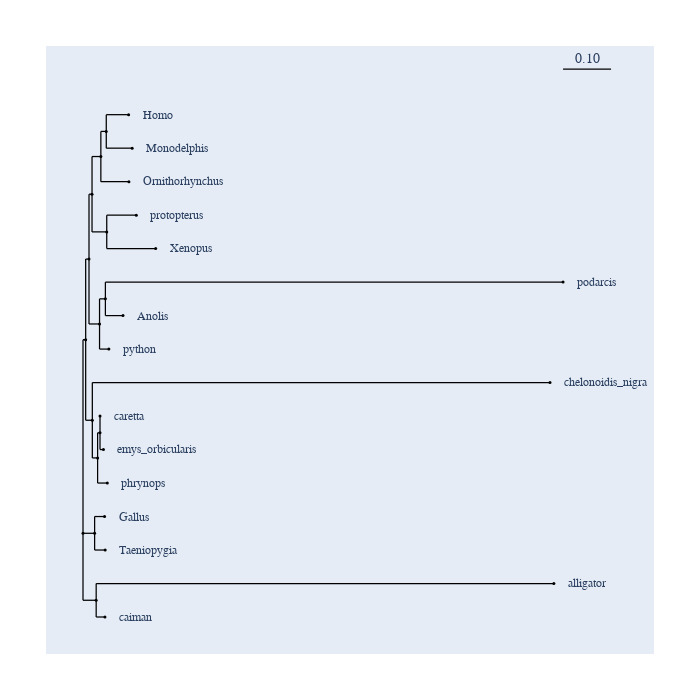

The cell this chart's notebook holds for it:
### Code cell
#after correcting to Kimura distance, construct fraction difference tree
tree_frac_diff_turtle = nj_Kimura_corr_frac(aa_pair_distance_turtle)

fig_frac_diff_turtle = tree_frac_diff_turtle.get_figure(width=700, height=700)
fig_frac_diff_turtle.scale_bar = "top right"
fig_frac_diff_turtle.show()

### Figure 1 — Plotly figure (JSON) as saved in the notebook; plotly's stock layout.template omitted (floating-point values rounded to 4 significant figures; data arrays with more than 128 entries replaced by an {"elided": "..."} marker saying what was removed)
{"data": [{"line": {"color": "black", "shape": "spline", "smoothing": 1.3, "width": 1.25}, "mode": "lines", "showlegend": false, "type": "scatter", "x": {"elided": "176 float values"}, "y": {"elided": "176 float values"}}, {"hoverinfo": "text", "marker": {"color": "black", "size": 3, "symbol": "circle"}, "mode": "markers", "showlegend": false, "text": ["root", "edge.10", "edge.6", "edge.5", "edge.3", "edge.2", "Homo", "Monodelphis", "Ornithorhynchus", "edge.4", "protopterus", "Xenopus", "edge.1", "edge.0", "podarcis", "Anolis", "python", "edge.9", "chelonoidis_nigra", "edge.8", "edge.7", "caretta", "emys_orbicularis", "phrynops", "edge.12", "Gallus", "Taeniopygia", "edge.11", "alligator", "caiman"], "type": "scatter", "x": [0, 0.005826, 0.01311, 0.01973, 0.03901, 0.05085, 0.09969, 0.1074, 0.1004, 0.05186, 0.1165, 0.1588, 0.03614, 0.04892, 1.049, 0.08733, 0.05648, 0.02039, 1.02, 0.03189, 0.03714, 0.03721, 0.0447, 0.05313, 0.02538, 0.04712, 0.04844, 0.02881, 1.029, 0.04798], "y": [-6.5, 1.016, 4.144, 6.662, 8.125, 9.1, 9.75, 8.45, 7.15, 5.2, 5.85, 4.55, 1.625, 2.6, 3.25, 1.95, 0.65, -2.113, -0.65, -3.575, -2.6, -1.95, -3.25, -4.55, -6.5, -5.85, -7.15, -9.1, -8.45, -9.75]}], "layout": {"annotations": [{"font": {"family": "Inconsolata, monospace", "size": 12}, "showarrow": false, "text": "Homo", "textangle": 0, "x": 0.1259, "xanchor": "left", "xref": "x", "y": 9.75, "yref": "y"}, {"font": {"family": "Inconsolata, monospace", "size": 12}, "showarrow": false, "text": "Monodelphis", "textangle": 0, "x": 0.1336, "xanchor": "left", "xref": "x", "y": 8.45, "yref": "y"}, {"font": {"family": "Inconsolata, monospace", "size": 12}, "showarrow": false, "text": "Ornithorhynchus", "textangle": 0, "x": 0.1266, "xanchor": "left", "xref": "x", "y": 7.15, "yref": "y"}, {"font": {"family": "Inconsolata, monospace", "size": 12}, "showarrow": false, "text": "protopterus", "textangle": 0, "x": 0.1427, "xanchor": "left", "xref": "x", "y": 5.85, "yref": "y"}, {"font": {"family": "Inconsolata, monospace", "size": 12}, "showarrow": false, "text": "Xenopus", "textangle": 0, "x": 0.185, "xanchor": "left", "xref": "x", "y": 4.55, "yref": "y"}, {"font": {"family": "Inconsolata, monospace", "size": 12}, "showarrow": false, "text": "podarcis", "textangle": 0, "x": 1.075, "xanchor": "left", "xref": "x", "y": 3.25, "yref": "y"}, {"font": {"family": "Inconsolata, monospace", "size": 12}, "showarrow": false, "text": "Anolis", "textangle": 0, "x": 0.1136, "xanchor": "left", "xref": "x", "y": 1.95, "yref": "y"}, {"font": {"family": "Inconsolata, monospace", "size": 12}, "showarrow": false, "text": "python", "textangle": 0, "x": 0.08271, "xanchor": "left", "xref": "x", "y": 0.65, "yref": "y"}, {"font": {"family": "Inconsolata, monospace", "size": 12}, "showarrow": false, "text": "chelonoidis_nigra", "textangle": 0, "x": 1.047, "xanchor": "left", "xref": "x", "y": -0.65, "yref": "y"}, {"font": {"family": "Inconsolata, monospace", "size": 12}, "showarrow": false, "text": "caretta", "textangle": 0, "x": 0.06343, "xanchor": "left", "xref": "x", "y": -1.95, "yref": "y"}, {"font": {"family": "Inconsolata, monospace", "size": 12}, "showarrow": false, "text": "emys_orbicularis", "textangle": 0, "x": 0.07092, "xanchor": "left", "xref": "x", "y": -3.25, "yref": "y"}, {"font": {"family": "Inconsolata, monospace", "size": 12}, "showarrow": false, "text": "phrynops", "textangle": 0, "x": 0.07935, "xanchor": "left", "xref": "x", "y": -4.55, "yref": "y"}, {"font": {"family": "Inconsolata, monospace", "size": 12}, "showarrow": false, "text": "Gallus", "textangle": 0, "x": 0.07334, "xanchor": "left", "xref": "x", "y": -5.85, "yref": "y"}, {"font": {"family": "Inconsolata, monospace", "size": 12}, "showarrow": false, "text": "Taeniopygia", "textangle": 0, "x": 0.07466, "xanchor": "left", "xref": "x", "y": -7.15, "yref": "y"}, {"font": {"family": "Inconsolata, monospace", "size": 12}, "showarrow": false, "text": "alligator", "textangle": 0, "x": 1.055, "xanchor": "left", "xref": "x", "y": -8.45, "yref": "y"}, {"font": {"family": "Inconsolata, monospace", "size": 12}, "showarrow": false, "text": "caiman", "textangle": 0, "x": 0.0742, "xanchor": "left", "xref": "x", "y": -9.75, "yref": "y"}, {"ax": 0, "ay": 0, "showarrow": false, "text": "0.10", "x": 1.101, "xref": "x", "y": 11.52, "yref": "y", "yshift": 10}], "autosize": true, "font": {"family": "Balto", "size": 14}, "height": 700, "hovermode": "closest", "margin": {"b": 50, "l": 50, "pad": 4, "r": 50, "t": 50}, "shapes": [{"line": {"color": "black", "width": 1.25}, "name": "scale_bar", "type": "line", "x0": 1.049, "x1": 1.154, "y0": 11.52, "y1": 11.52}], "showlegend": false, "width": 700, "xaxis": {"visible": false}, "yaxis": {"visible": false}}}
